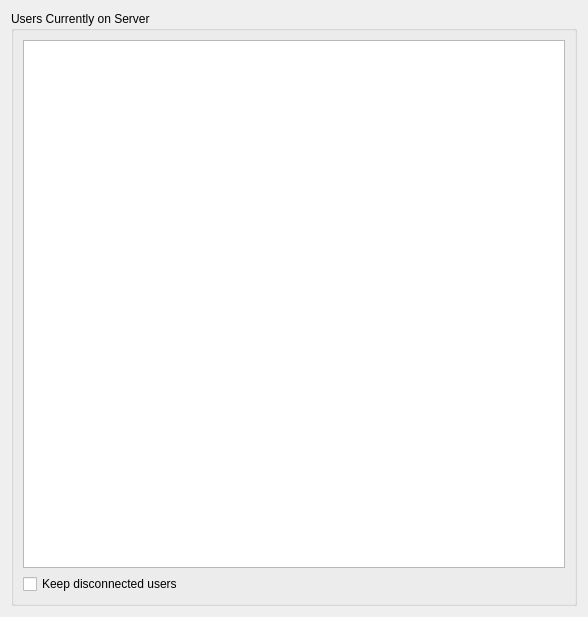
<?xml version="1.0" encoding="UTF-8"?>
<ui version="4.0">
 <class>OnlineUsersDlg</class>
 <widget class="QDialog" name="OnlineUsersDlg">
  <property name="geometry">
   <rect>
    <x>0</x>
    <y>0</y>
    <width>588</width>
    <height>617</height>
   </rect>
  </property>
  <property name="windowTitle">
   <string>Online Users</string>
  </property>
  <layout class="QVBoxLayout" name="verticalLayout">
   <item>
    <widget class="QGroupBox" name="groupBox">
     <property name="title">
      <string>Users Currently on Server</string>
     </property>
     <layout class="QVBoxLayout" name="verticalLayout_2">
      <item>
       <widget class="QTableView" name="tableView">
        <property name="editTriggers">
         <set>QAbstractItemView::NoEditTriggers</set>
        </property>
        <property name="alternatingRowColors">
         <bool>true</bool>
        </property>
        <property name="selectionMode">
         <enum>QAbstractItemView::ExtendedSelection</enum>
        </property>
        <property name="sortingEnabled">
         <bool>true</bool>
        </property>
        <property name="accessibleName">
         <string>Online users</string>
        </property>
        <property name="tabKeyNavigation">
         <bool>false</bool>
        </property>
       </widget>
      </item>
      <item>
       <widget class="QCheckBox" name="keepDisconnectedUsersCheckBox">
        <property name="text">
         <string>Keep disconnected users</string>
        </property>
       </widget>
      </item>
     </layout>
    </widget>
   </item>
  </layout>
 </widget>
 <resources/>
 <connections/>
</ui>
